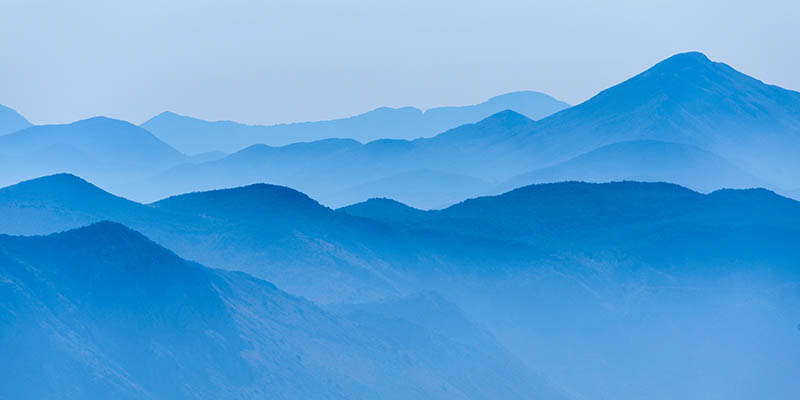
//> input picture build/sample.jpg, 800 x 400 px
$ ./mainCH2   (built with g++ and OpenCV 4)
//> lines starting //> are read from the running program, lines starting //| are printed output that depends on the picture; after the words box and inside, x2 and y2 are one past the last pixel; in counts of white or black regions, pixels touching at a corner belong together
#include <opencv2/imgcodecs.hpp> //this is for reading files
#include <opencv2/highgui.hpp> //this is for basic gui
#include <opencv2/imgproc.hpp> //for image processing
#include <iostream>

using namespace cv;
using namespace std;

//---------------------------Chapter 2 : Basic functions to operate on image ------------------//

int main(){

    string path = "sample.jpg";
    string path_hand = "Hand.jpg";
    Mat img = imread(path);
//> img is the input picture: 400 rows x 800 cols, CV_8UC3; mean B, G, R 219.1, 162, 87.1
    Mat img_hand = imread(path_hand);
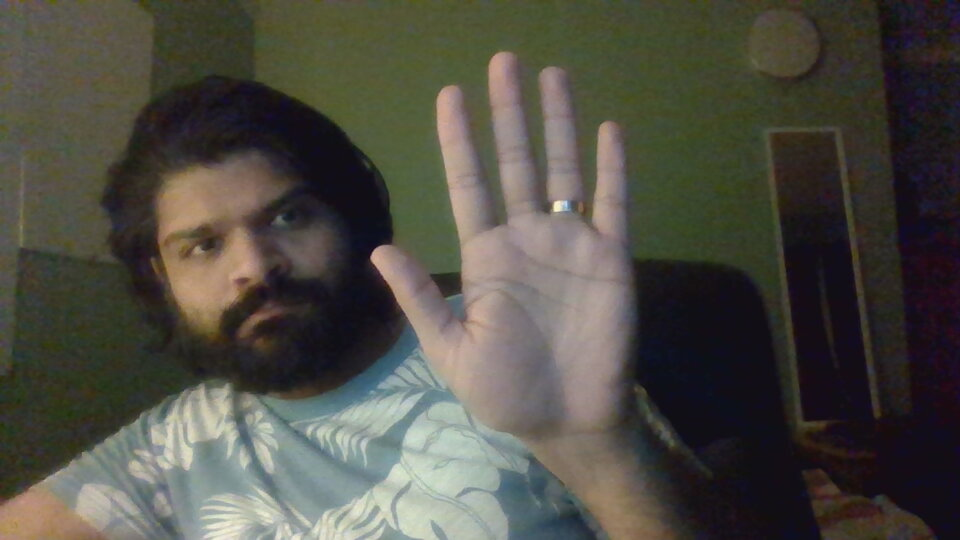
//> input picture build/Hand.jpg, 960 x 540 px
//> img_hand is the input picture: 540 rows x 960 cols, CV_8UC3; mean B, G, R 68.2, 77, 79.2
    Mat imgGray; // here we are defining the output image since we are not modifying the source image
    Mat imgBlurr, imgBlurr_hand; //to create a blurred image later on
    Mat imgEdge, imgEdge_hand; //to detect edge later on
    Mat imgDil, imgEro; //image dialation and image erosion

    //-------------1.to covert image in grayscale, we can use command down below
    cvtColor(img, imgGray, COLOR_BGR2GRAY);
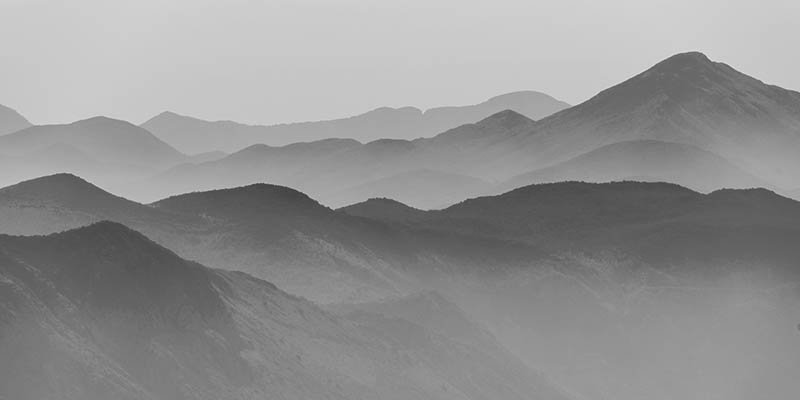
//> imgGray: 400 rows x 800 cols, CV_8UC1; min 54, max 228, mean 146.1

    //this commands will only show one window at a time
    imshow("sample image", img);
    imshow("sample image", imgGray);

    //to show both image in a single window,follow this link,
    //https://www.programmersought.com/article/51853081107/

    //---------------2.now lets blurr the image
    GaussianBlur(img_hand, imgBlurr_hand, Size(3,3),0,0); //here always apply blurr to the gray image, ignore the way it is given here
    GaussianBlur(img, imgBlurr, Size(3,3),0,0);
    imshow("sample image", imgBlurr_hand);

    //---------------3. Edge detection with kenney edge detector
    //normally its a common practice to blur image before using edge detection to only find hard edges
    Canny(imgBlurr, imgEdge, 50, 50);
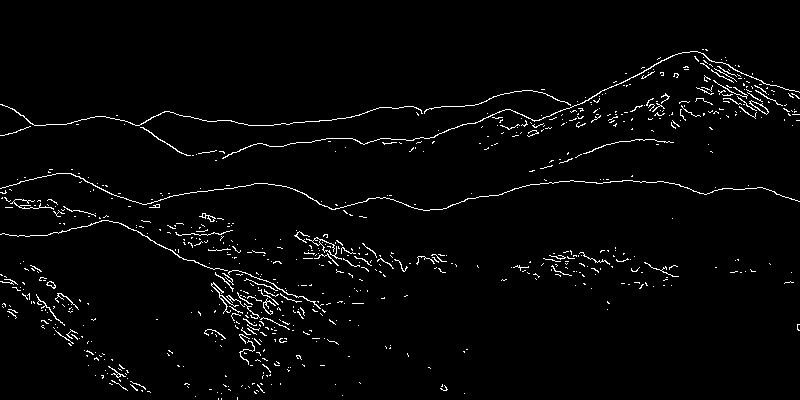
//> imgEdge: 400 rows x 800 cols, CV_8UC1; 2.5% white in thin lines or dots, all inside (x1, y1, x2, y2) = (0, 49, 800, 400)
    Canny(imgBlurr_hand, imgEdge_hand, 75, 75);
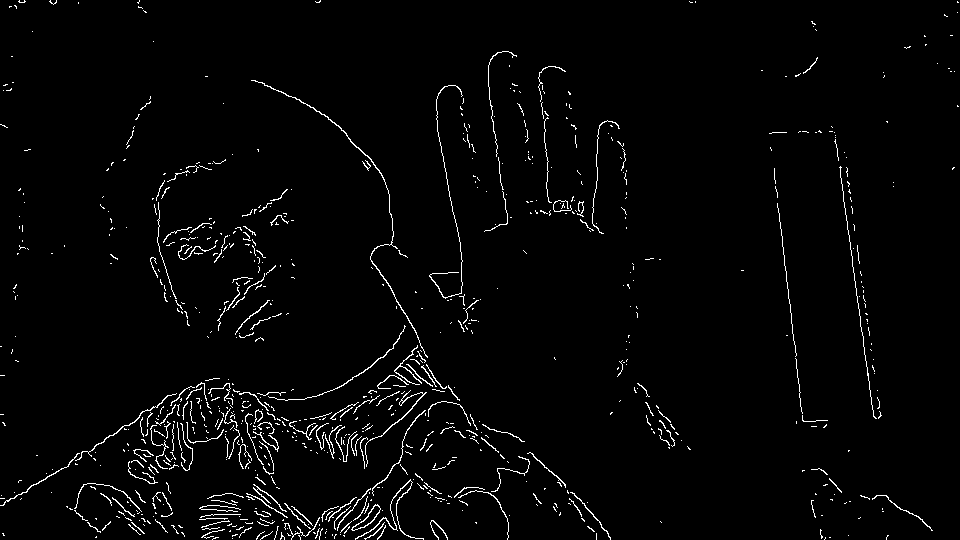
//> imgEdge_hand: 540 rows x 960 cols, CV_8UC1; 2.3% white in thin lines or dots
    imshow("sample image", imgEdge_hand);

    //--------------4.Dialate and erode, meaning decreasing or increasing thickness of edges, if they are too thin or too thick

    Mat kernel = getStructuringElement(MORPH_RECT, Size(3,3)); //we are making a karnel - or a small matrix that will be used
    //in dialation of the image, with bigger size we will have much more dialation. Always use odd numbers to make kernel
    dilate(imgEdge_hand, imgDil, kernel); //increase the edge thickness
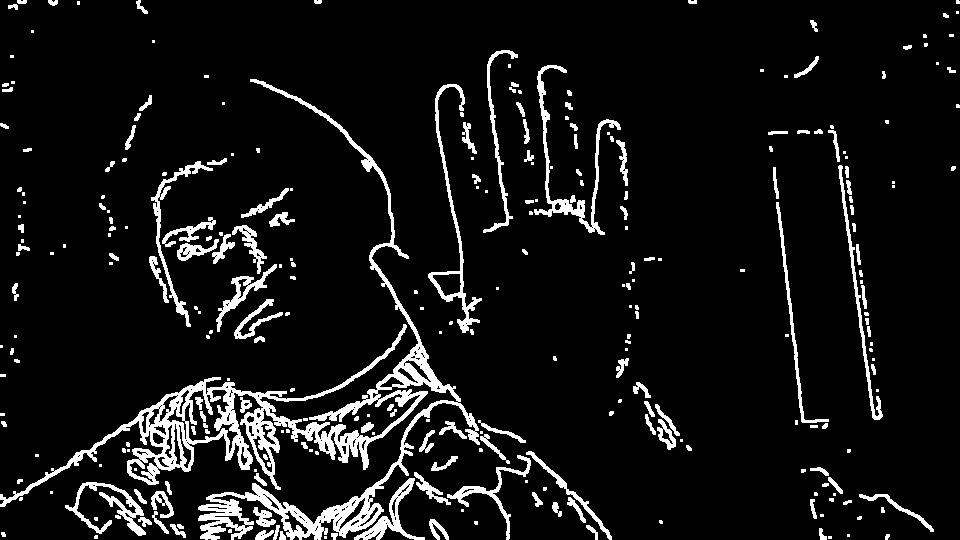
//> imgDil: 540 rows x 960 cols, CV_8UC1; 8.1% white; 285 white regions (128 under 20 px), largest, box (x1, y1, x2, y2) and area: (0, 79, 480, 540) 18168, (534, 65, 621, 235) 1722, (428, 84, 482, 333) 1503
    imshow("sample image", imgDil);

    erode(imgDil, imgEro, kernel); //decrease the edge thickness
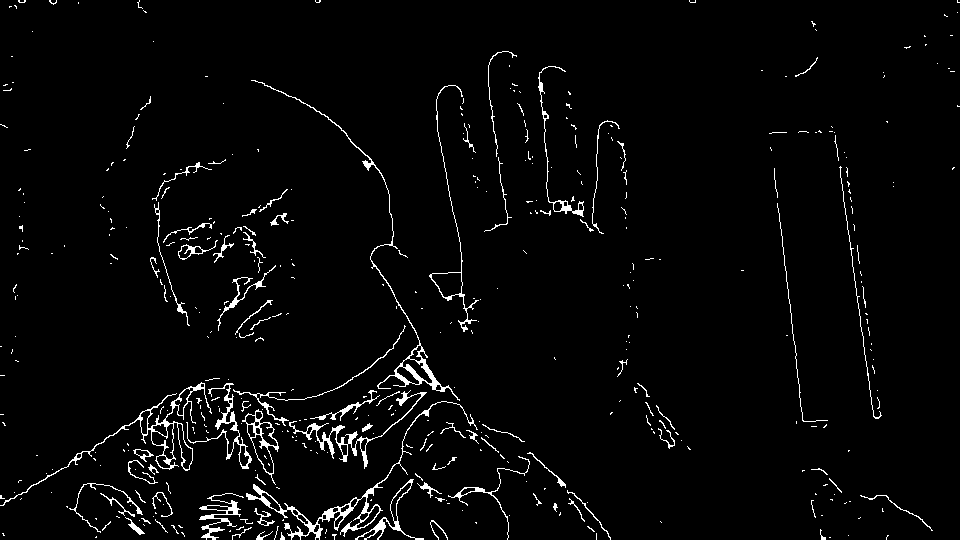
//> imgEro: 540 rows x 960 cols, CV_8UC1; 2.9% white in thin lines or dots
    imshow("sample image", imgEro);

    waitKey(0);

}
